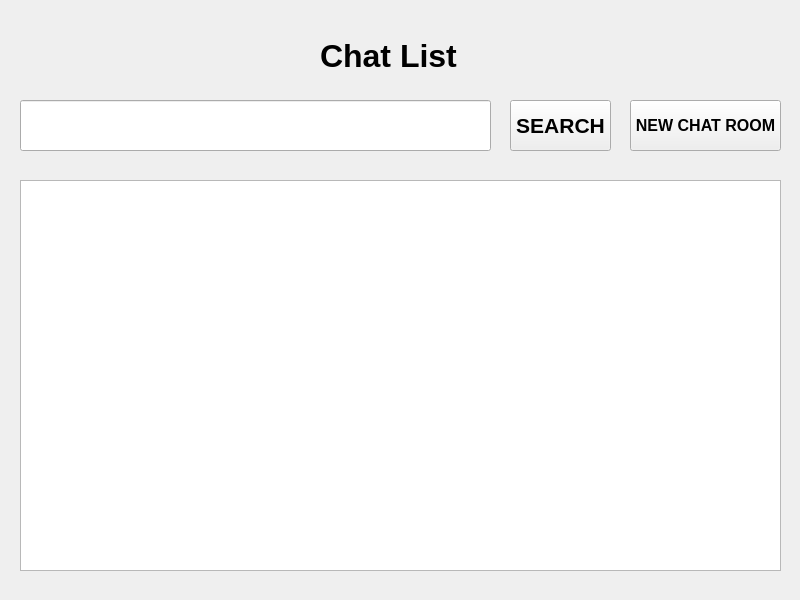
<?xml version="1.0" encoding="UTF-8"?>
<ui version="4.0">
 <class>ChatListWidget</class>
 <widget class="QWidget" name="ChatListWidget">
  <property name="geometry">
   <rect>
    <x>0</x>
    <y>0</y>
    <width>800</width>
    <height>600</height>
   </rect>
  </property>
  <property name="windowTitle">
   <string>Form</string>
  </property>
  <widget class="QLineEdit" name="lineEdit_3">
   <property name="geometry">
    <rect>
     <x>20</x>
     <y>100</y>
     <width>471</width>
     <height>51</height>
    </rect>
   </property>
  </widget>
  <widget class="QPushButton" name="pushButton_3">
   <property name="geometry">
    <rect>
     <x>510</x>
     <y>100</y>
     <width>101</width>
     <height>51</height>
    </rect>
   </property>
   <property name="font">
    <font>
     <family>Ubuntu</family>
     <pointsize>16</pointsize>
     <weight>75</weight>
     <bold>true</bold>
    </font>
   </property>
   <property name="text">
    <string>SEARCH</string>
   </property>
  </widget>
  <widget class="QListWidget" name="listWidget">
   <property name="geometry">
    <rect>
     <x>20</x>
     <y>180</y>
     <width>761</width>
     <height>391</height>
    </rect>
   </property>
   <property name="font">
    <font>
     <family>Ubuntu</family>
     <pointsize>20</pointsize>
     <weight>75</weight>
     <bold>true</bold>
    </font>
   </property>
  </widget>
  <widget class="QLabel" name="label">
   <property name="geometry">
    <rect>
     <x>320</x>
     <y>20</y>
     <width>151</width>
     <height>71</height>
    </rect>
   </property>
   <property name="font">
    <font>
     <family>Ubuntu</family>
     <pointsize>24</pointsize>
     <weight>75</weight>
     <bold>true</bold>
    </font>
   </property>
   <property name="text">
    <string>Chat List</string>
   </property>
  </widget>
  <widget class="QPushButton" name="pushButton">
   <property name="geometry">
    <rect>
     <x>630</x>
     <y>100</y>
     <width>151</width>
     <height>51</height>
    </rect>
   </property>
   <property name="font">
    <font>
     <family>Ubuntu</family>
     <pointsize>12</pointsize>
     <weight>75</weight>
     <bold>true</bold>
    </font>
   </property>
   <property name="text">
    <string>NEW CHAT ROOM</string>
   </property>
  </widget>
 </widget>
 <resources/>
 <connections/>
</ui>
